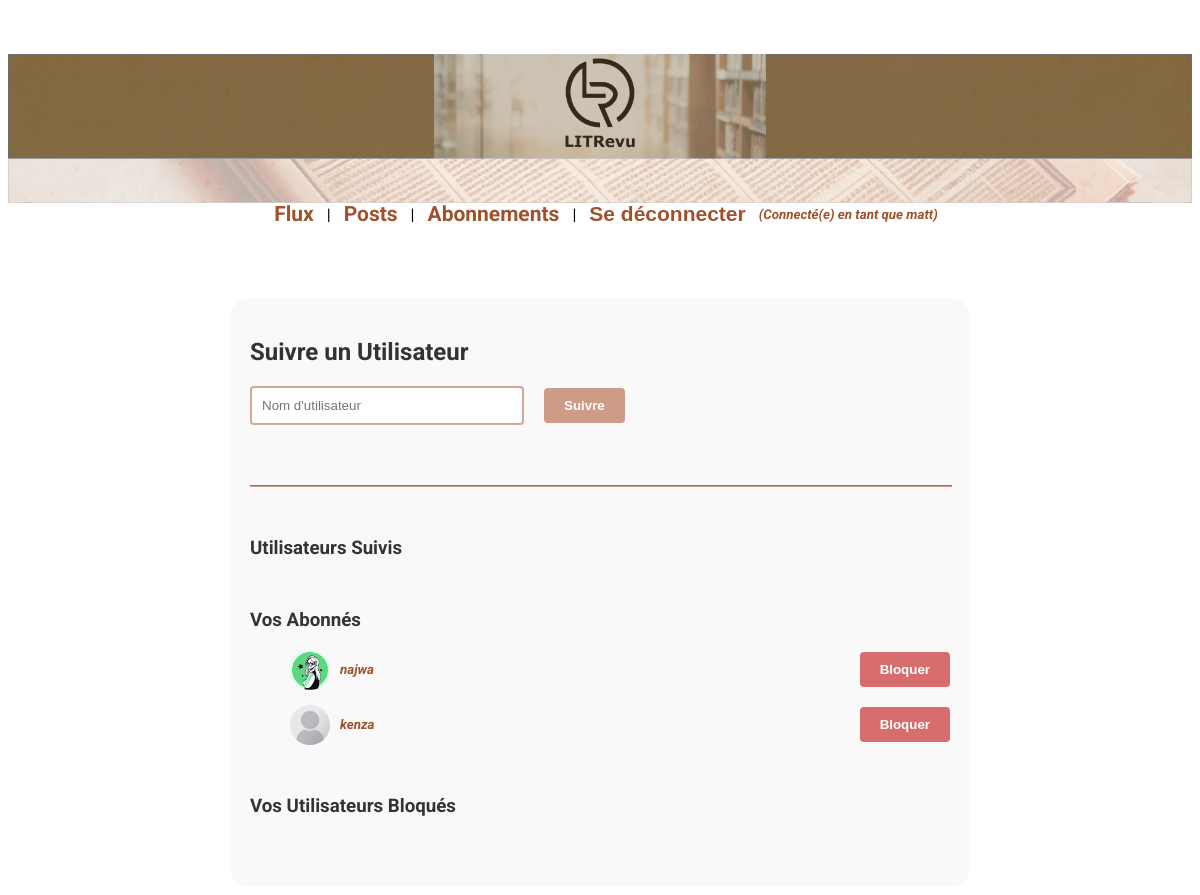
The page /follow/ (signed in) on the database its author committed.
### authentication/models.py (models this page shows, shortened)
class CustomUser(AbstractUser):
    profile_photo = models.ImageField(upload_to="profile_photos/", blank=True, null=True)
    first_name = models.CharField(max_length=30, blank=True)
    last_name = models.CharField(max_length=30, blank=True)

### user_following/models.py (models this page shows, shortened)
class UserFollows(models.Model):
    user = models.ForeignKey(to=settings.AUTH_USER_MODEL, related_name="following", on_delete=models.CASCADE)
    followed_user = models.ForeignKey(to=settings.AUTH_USER_MODEL, related_name="followers", on_delete=models.CASCADE)
    class Meta:
        unique_together = (
            "user",
            "followed_user",
        )

### user_following/views.py (the view, shortened to what this page needs)
class FollowUserView(LoginRequiredMixin, View):
    def get(self, request: "HttpRequest") -> "HttpResponse":
        form = UserFollowForm()
        blocked_users_ids = UserBlocks.objects.filter(user=request.user).values_list("blocked_user", flat=True)
        blocked_users = CustomUser.objects.filter(id__in=blocked_users_ids)
        followed_users = UserFollows.objects.filter(user=request.user).exclude(followed_user__in=blocked_users)
        followers = UserFollows.objects.filter(followed_user=request.user).exclude(user__in=blocked_users)
        user_blocked_ids = set(UserBlocks.objects.filter(user=request.user).values_list("blocked_user_id", flat=True))
        return render(
            request,
            "user_following/follow.html",
            {
                "form": form,
                "followed_users": followed_users,
                "followers": followers,
                "blocked_users": blocked_users,
                "user_blocked_ids": user_blocked_ids,
            },
        )

### user_following/forms.py (shortened to what this page needs)
class UserFollowForm(forms.Form):
    username = forms.CharField(label="Nom d’utilisateur", max_length=150)

### user_following/templates/user_following/follow.html (shortened to what this page needs)
{% extends 'base.html' %}
{% load static %}
{% block content %}
<div class="user-following-container">
    <h2>Suivre un Utilisateur</h2>
    <form method="post" class="follow-form">
        <input type="text" name="username" placeholder="Nom d'utilisateur" required>
        <button type="submit" class="btn-follow">Suivre</button>
    </form>
    <hr class="custom-hr">
    <section class="followed-users">
        <h3>Utilisateurs Suivis</h3>
    </section>
    <section class="followers">
        <h3>Vos Abonnés</h3>
        <ul>
            {% for follower in followers %}
            <li class="user-item">
                <div class="user-info">
                    {% if follower.user.profile_photo %}
                        <img src="{{ follower.user.profile_photo.url }}" class="user-photo" alt="Photo de profil de {{ follower.user.username }}">
                    {% else %}
                        <img src="{% static 'images/avatar_bonhomme.jpg' %}" class="user-photo" alt="Photo bonhomme par défaut de l'utilisateur">
                    {% endif %}
                    <span>{{ follower.user.username }}</span>
                </div>
                <form action="{% url 'block_user' follower.user.id %}" method="post" class="action-form">
                    <button type="submit" class="btn-block">Bloquer</button>
                </form>
            </li>
            {% endfor %}
        </ul>
    </section>
    <section class="blocked-users">
        <h3>Vos Utilisateurs Bloqués</h3>
    </section>
</div>
{% endblock content %}

### templates/base.html (shortened to what this page needs)
{% load static %}
<!DOCTYPE html>
<html lang="en">
<head>
    <link rel="stylesheet" href="{% static 'css/main.css' %}">
</head>
<body>
    <header>
        <div class="header-links">
            <span><a href="{% url 'feed' %}">Flux</a></span>
            <span>|</span>
            <span><a href="{% url 'ticket_list' %}">Posts</a></span>
            <span>|</span>
            <span><a href="{% url 'follow_user' %}">Abonnements</a></span>
            {% if user.is_authenticated %}
                <span>|</span>
                <form action="{% url 'logout' %}" method="post" style="display: inline;">
                    <button type="submit" class="logout-button">Se déconnecter</button>
                </form>
                <span class="user-info">(Connecté(e) en tant que {{ user.username }})</span>
            {% endif %}
        </div>
    </header>
    {% block content %}{% endblock content %}
</body>
</html>

### static/css/main.css (style rules this page uses)
body { font-family: "Roboto", sans-serif; background-image: url("../images/background_2x.png"); background-size: cover; }
header { background-image: url("../images/header_2x.png"); background-size: contain; background-repeat: no-repeat; background-position: center; padding: 20px; height: 200px; display: flex; flex-direction: column; justify-content: flex-end; align-items: center; }
header .header-links { display: flex; justify-content: flex-end; align-items: center; gap: 1px; }
header .header-links span, header .header-links form { display: inline-flex; align-items: center; }
header .header-links span a, header .header-links span button.logout-button, header .header-links form a, header .header-links form button.logout-button { color: #A0522D; font-weight: bold; font-size: 21px; text-decoration: none; margin: 0 10px; padding: 2px; background: none; border: none; cursor: pointer; }
header .header-links .user-info { font-style: italic; }
.user-info { font-size: smaller; font-style: italic; font-weight: bold; color: #A0522D; }
.user-following-container { max-width: 700px; margin: 50px auto 0; padding: 20px; background-color: #f9f9f9; border-radius: 20px; }
.user-following-container h2, .user-following-container h3 { color: #333; }
.user-following-container .follow-form { display: flex; align-items: center; margin-bottom: 60px; }
.user-following-container .follow-form input[type=text] { flex-grow: 0; padding: 10px; border: 2px solid rgba(189, 123, 93, 0.6549019608); border-radius: 4px; margin-right: 20px; width: 250px; }
.user-following-container .follow-form .btn-follow { padding: 10px 20px; border: none; border-radius: 4px; cursor: pointer; font-weight: bold; }
.user-following-container .btn-unfollow, .user-following-container .btn-block, .user-following-container .btn-unblock { padding: 10px 20px; border: none; border-radius: 4px; cursor: pointer; font-weight: bold; margin-left: 10px; }
.user-following-container .btn-follow { background-color: rgba(189, 123, 93, 0.7294117647); color: white; }
.user-following-container .btn-block { background-color: rgba(195, 18, 18, 0.601); color: white; }
.user-following-container .user-photo { width: 40px; height: 40px; border-radius: 50%; object-fit: cover; margin-right: 10px; }
.user-following-container .user-item { display: flex; align-items: center; margin-bottom: 15px; }
.user-following-container .user-item img, .user-following-container .user-item span { margin-right: 10px; }
.user-following-container .user-item .user-info { flex-grow: 1; display: flex; align-items: center; }
.user-following-container .user-item .action-form { margin-left: auto; }
.user-following-container .followed-users, .user-following-container .followers, .user-following-container .blocked-users { margin-bottom: 50px; }
.user-following-container .custom-hr { border-color: rgba(189, 123, 93, 0.7294117647); width: 100%; margin: 50px auto; }

### rows shown on the page
CustomUser: username "matt"
UserFollows: user.profile_photo (picture), user.username "najwa"
UserFollows: user.username "kenza"
